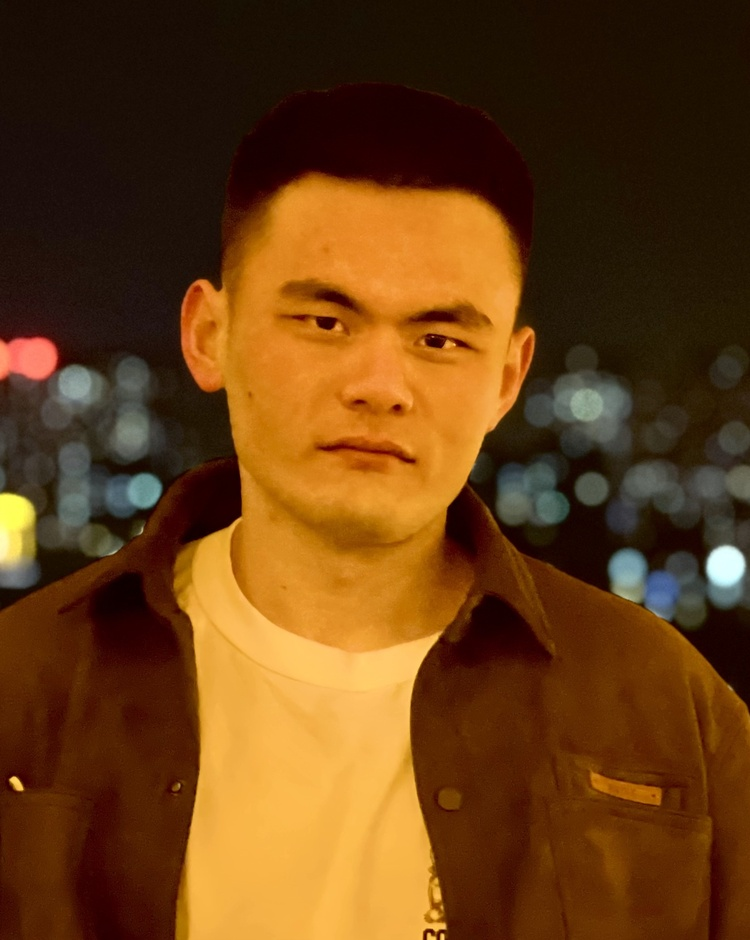
#> input picture data/yuanbo.jpg, 750 x 940 px, shrunk from 1799 x 2254 before the run
$ python ellipse_img.py
#> lines starting #> are read from the running program, lines starting #| are printed output that depends on the picture
#> in process_folder, img is the input picture: PIL image 750x940 RGB; mean R, G, B 104, 62.4, 21
from PIL import Image, ImageDraw
import os
from pathlib import Path
import math

def draw_ellipse_and_mask(image):
    width, height = image.size
#> width = 750; height = 940

    # Create a mask image with the same size as the original image
    mask = Image.new('L', (width, height), 0)  # 'L' mode for grayscale
#> mask: PIL image 750x940 L; every value is 0
    draw = ImageDraw.Draw(mask)

    # Draw an ellipse on the mask
    # The ellipse will use the width and height as the major and minor axes
    draw.ellipse((0, 0, width, height), fill=255)

    # Create a new image with a white background
    result = Image.new('RGB', (width, height), (255, 255, 255))
#> result: PIL image 750x940 RGB; every value is 255

    # Paste the original image onto the result, using the mask
    result.paste(image, mask=mask)
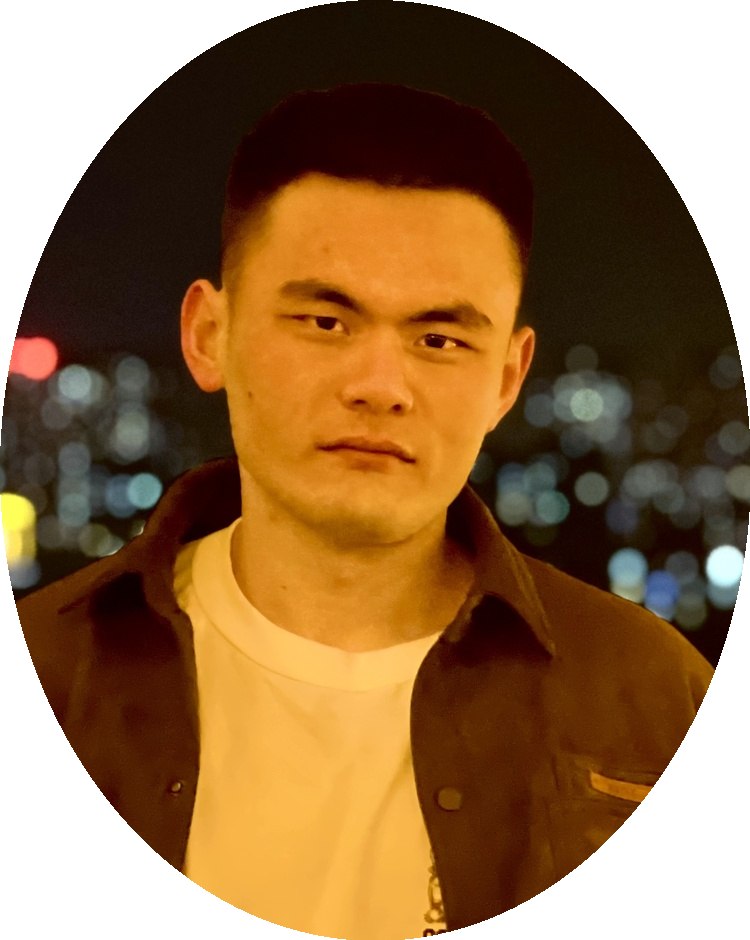
#> result: PIL image 750x940 RGB; mean R, G, B 145, 110.5, 74.1

    return result

def process_folder(file_path):
    # for filename in os.listdir(folder_path):
    if file_path.lower().endswith(('.jpg', '.png', '.jpeg')):
        # file_path = os.path.join(folder_path, filename)
        filename, folder_path = Path(file_path).name , Path(file_path).parent
        with Image.open(file_path) as img:
            # Convert to RGB if not already
            if img.mode != 'RGB':
                img = img.convert('RGB')

            # Draw the ellipse and mask
            result_image = draw_ellipse_and_mask(img)

            # Save the result
            output_path = os.path.join(folder_path, f"ellipse_{filename}")
            result_image.save(output_path)
            print(f"Processed and saved: {output_path}")

if __name__ == "__main__":
    folder_path = "data/yuanbo.jpg"  # Replace with your folder path
    process_folder(folder_path)

$ run again, with data/JiahaoShao.jpg copied over data/yuanbo.jpg
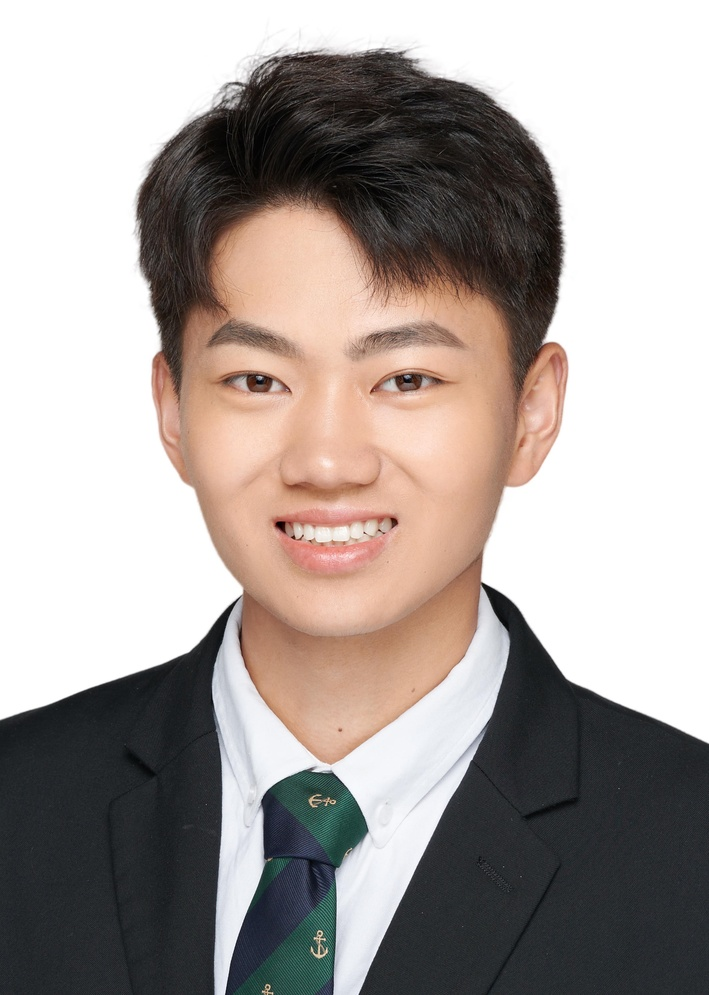
#> input picture data/JiahaoShao.jpg, 709 x 995 px, shrunk from 2376 x 3333 before the run
#> in process_folder, img is the input picture: PIL image 709x995 RGB; mean R, G, B 167.8, 159.3, 155.4
#> mask: PIL image 709x995 L; every value is 0
#> in draw_ellipse_and_mask, `result.paste(image, mask=mask)`:
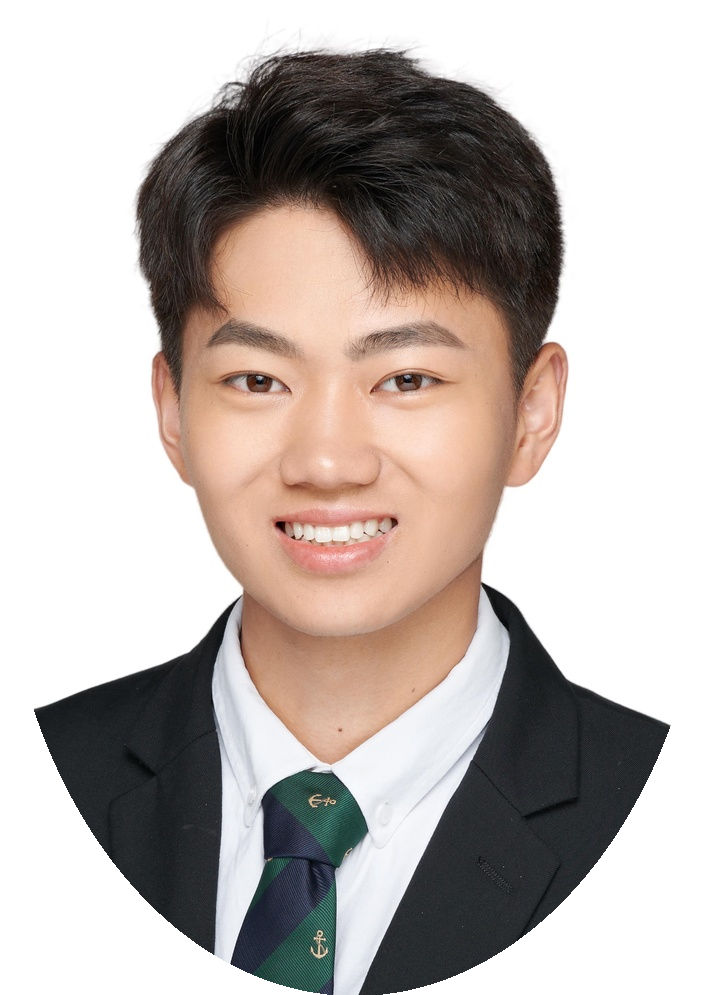
#> result: PIL image 709x995 RGB; mean R, G, B 189.1, 180.2, 175.9
